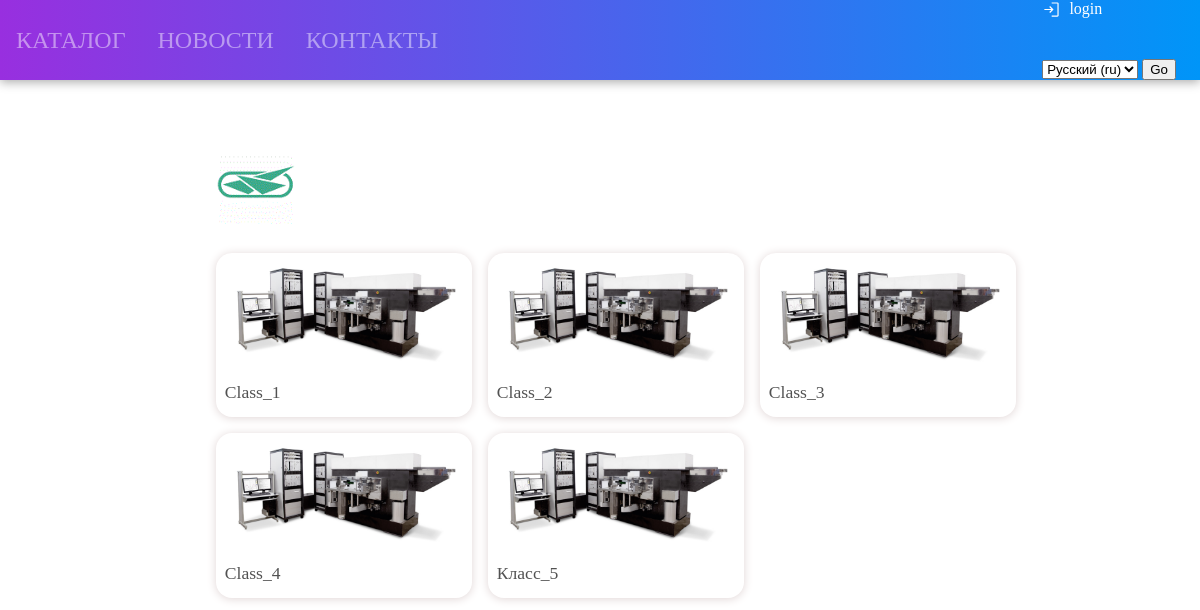
Screenshot of /ru/catalog/ojsc-plant-electronmash-4-53n-ut8v/ with the database file from the repository.
### main_site/models.py (models this page shows, shortened)
class Equipment_Class(models.Model):
    company = models.ForeignKey('Company', on_delete=models.CASCADE, verbose_name = company_verb)
    class_name = models.CharField(blank = False, max_length = 150, verbose_name = name_verb)
    slug = models.SlugField(max_length=150, unique=True, db_index=True, verbose_name="URL")
    short_description =  models.CharField(blank = False,max_length = 150, verbose_name = short_verb)
    full_description = models.TextField(blank = False, max_length = 1500, verbose_name = full_verb)
    head_img = models.ImageField(upload_to = 'classes_uploads', null=True, blank=True, verbose_name = img_verb,)
    is_published = models.BooleanField(default=True, verbose_name = showing_verb, help_text = publishing_help)
    def __str__(self):
        return self.class_name
    class Meta:
        verbose_name = class_meta_verb
        verbose_name_plural = class_meta_verb_plr
        ordering = ['class_name',]

class Company(models.Model):
    company_name = models.CharField(blank = False, max_length = 150, verbose_name = name_verb)
    slug = models.SlugField(max_length=150, unique=True, db_index=True, verbose_name="URL")
    head_img = models.ImageField(upload_to = 'companies_uploads', null=True, blank=True, verbose_name = img_verb,)
    is_published = models.BooleanField(default=True, verbose_name = showing_verb, help_text = publishing_help)
    priority = models.DecimalField(blank = False, max_digits = 2, decimal_places=0, null = True, verbose_name = priority_verb, help_text = priority_help)
    class Meta:
        verbose_name = company_meta_verb
        verbose_name_plural = company_meta_verb_plr
        ordering = ['company_name',]

### main_site/views.py (the view)
# urls.py: path('catalog/<slug:company_slug>/', views.Catalog_classes, name='catalog_classes'),
def Catalog_classes(request, company_slug):
    classes = Equipment_Class.objects.filter(company__slug=company_slug).order_by('class_name', )
    context = {'classes_list' : classes,}
    return render(request, 'catalog_classes.html', context)

### main_site/templates/catalog_classes.html
{% extends "base.html" %}
{% load i18n %}
{% load static %}
{% block content %}
<link rel="stylesheet" type="text/css" href="{% static 'css/catalog_styles.css' %}">
    <div class="catalog_container">
        {% for class in classes_list|slice:":1" %}
            <div class="product_info_bar">
                <div class="product_dir">
                    <div class="product_info_logo_container">
                        <img src="{{ class.company.head_img.url }}" class="company_logo">
                    </div>
                </div>
                <div class="product_description">
                </div>
            </div>
        {% endfor %}
        <div class="product_bar">
            {% for class in classes_list %}
                {% if class.is_published %}
                    <div class="product_card">
                    <a href="{% url 'Main_site:catalog_categories' class.company.slug class.slug %}">
                        <div class="product_img_container">
                            <img src="{% static 'place_holders/eq_place_holder.jpg' %}" class="product_img">
                        </div>
                        <div class="product_name">
                            {{ class }}
                        </div>
                    </a>
                    </div>
                {% endif %}
            {% endfor %}
        </div>
    </div>
{% endblock %}

### static/css/header_styles.css (style rules this page uses)
a { text-decoration: none; font-family: Calibri; color: rgb(61, 61, 61); }

### static/css/catalog_styles.css (style rules this page uses)
.catalog_container { --catalog_container_width: 50em; display: flex; flex-direction: column; max-width: var(--catalog_container_width); margin-top: 3em; margin-left: max(2em, calc(50% - var(--catalog_container_width) / 2 )); margin-right: 2em; font-family: Calibri; font-size: 1em; padding: 1em; }
.company_logo { height: 100%; }
.product_bar { display: grid; grid-template-columns: repeat(auto-fit, minmax(15em ,1fr)); gap: 1em; }
.product_card { --card_width: 15em; --card_height: calc(var(--card_width) * 0.6); --product_card_border_radius: 1em; min-width: var(--card_width); min-height: var(--card_height); border-radius: var(--product_card_border_radius); -webkit-border-radius: var(--product_card_border_radius); -moz-border-radius: var(--product_card_border_radius); -ms-border-radius: var(--product_card_border_radius); -o-border-radius: var(--product_card_border_radius); box-shadow: 0px 1px 10px rgb(224, 213, 213); }
.product_img_container { width: 100%; height: calc(var(--card_height) * 0.8); }
.product_img { height: 100%; width: 100%; object-fit: scale-down; border-top-left-radius: var(--product_card_border_radius); border-top-right-radius: var(--product_card_border_radius); }
.product_name { display: flex; color: rgb(82, 82, 82); min-height: calc(var(--card_height) * 0.2); align-items: center; margin: 0.5em; font-size: 1.1em; }
.product_info_bar { display: flex; flex-direction: column; margin-bottom: 1em; }
.product_dir { display: flex; flex-direction: row; margin-right: 1em; }
.product_description { padding: 0.5em; width: 100%; font-size: 0.8em; }
.product_info_logo_container { display: flex; justify-content: left; height: 5em; object-fit: scale-down; }

### rows the page displays
Equipment_Class: company.head_img (picture), is_published True (drawn), class_name "Class_1"
Equipment_Class: is_published True (drawn), class_name "Class_2"
Equipment_Class: is_published True (drawn), class_name "Class_3"
Equipment_Class: is_published True (drawn), class_name "Class_4"
Equipment_Class: is_published True (drawn), class_name "Класс_5"

### other values shown
form field language "Русский (ru)"
